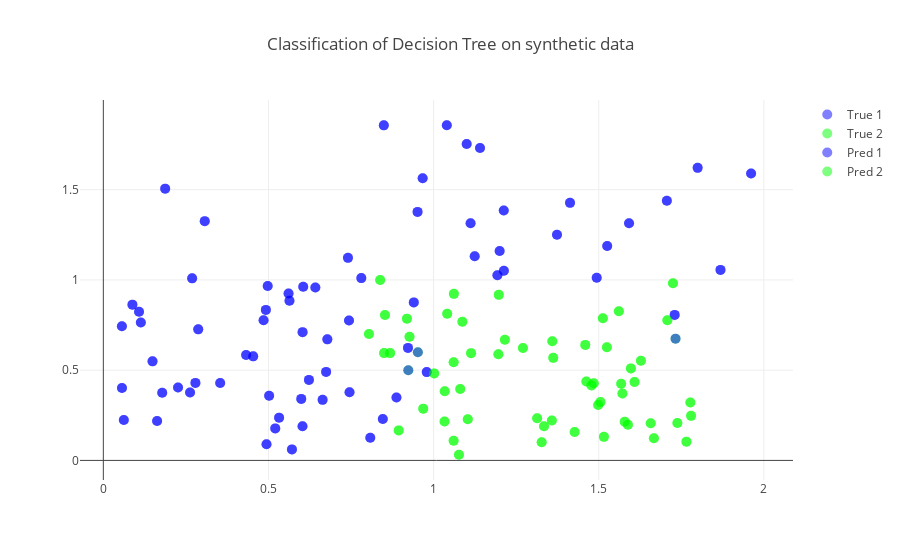

The notebook cell saved with this chart:
### Code cell
iplot(clas_plotly_plot(data.values,dt,"Decision Tree"))
